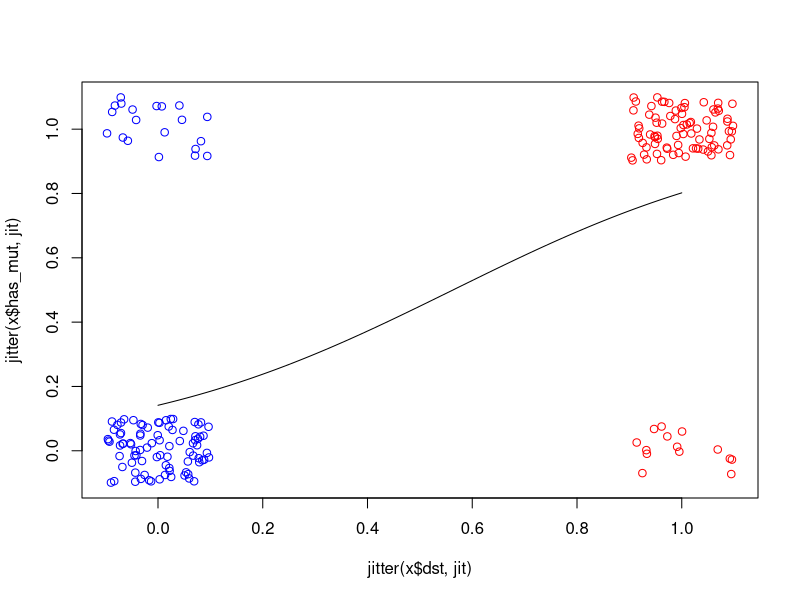

Generate this figure with R:
## ---- chunk 1
knitr::opts_chunk$set(echo = TRUE)

## ---- chunk 2

generate_data <- function(n, maj){
  n <- 100
  maj <- 0.9
  samp <- c(0, 1)
  probs <- c(maj, 1-maj)
  probs_rev <- rev(probs)
  dst_zero <- sample(samp, n, replace = T, prob = probs)
  dst_one <- sample(samp, n, replace = T, prob = probs_rev)
  mut_zero <- sample(samp, n, replace = T, prob = probs)
  mut_one <- sample(samp, n, replace = T, prob = probs_rev)
  
  x <- data.frame(dst = c(dst_zero, dst_one), has_mut = c(mut_zero, mut_one)) 
  
  lineages <- c("lin1", "lin2", "lin3", "lin4")

  lin_zero <- sample(lineages, n, replace = T)
  lin_one <- sample(lineages, n, replace = T, prob = c(maj, rep((1-maj)/3, 3)))
  
  x$lin <- c(lin_zero, lin_one)
  
  x
}


## ---- chunk 3

n <- 100
maj <- 0.9
samp <- c(0, 1)
probs <- c(maj, 1-maj)
probs_rev <- rev(probs)
dst_zero <- sample(samp, n, replace = T, prob = probs)
dst_one <- sample(samp, n, replace = T, prob = probs_rev)
mut_zero <- sample(samp, n, replace = T, prob = probs)
mut_one <- sample(samp, n, replace = T, prob = probs_rev)

x <- data.frame(dst = c(dst_zero, dst_one), has_mut = c(mut_zero, mut_one)) 

head(x, 10)
tail(x, 10)

cor(x)
## ---- chunk 4
model <- glm(formula = dst ~ has_mut, data = x, family = binomial(link = "logit"))

summary(model)

cols <- ifelse(x$dst == 1, "red", "blue")
jit <- 0.5
plot(jitter(x$dst, jit), jitter(x$has_mut, jit), col = cols)
x_dst <- seq(0, 1, 0.01)
y_has_mut <- predict(model, list(has_mut = x_dst),type="response")
lines(x_dst, y_has_mut)

## ---- chunk 5

lineages <- c("lin1", "lin2", "lin3", "lin4")

lin_zero <- sample(lineages, n, replace = T)
lin_one <- sample(lineages, n, replace = T, prob = c(maj, rep((1-maj)/3, 3)))

x$lin <- c(lin_zero, lin_one)

head(x, 10)
tail(x, 10)

## ---- chunk 6

model_2 <- glm(formula = dst ~ lin - 1, data = x, family = binomial(link = "logit"))

summary(model_2)

## ---- chunk 7

model_3 <- glm(formula = dst ~ lin + has_mut - 1, data = x,  family = binomial(link = "logit"))

summary(model_3)

## ---- chunk 8

anova(model_3, model, test='Chisq')

## ---- chunk 9

models_list <- list()
loops <- 100
for (i in 1:loops){
  data <- generate_data(n, maj)
  model_loop <- glm(formula = dst ~ lin + has_mut - 1, data = data,  family = binomial(link = "logit"))
  has_mut_coef <- summary(model_loop)$coefficients["has_mut", "Estimate"]
  has_mut_p <- summary(model_loop)$coefficients["has_mut", "Pr(>|z|)"]
  anova_test <- anova(model_loop, model, test='Chisq')  
  anova_test_p <- anova_test$`Pr(>Chi)`[2]
  models_list[[i]] <- round(c(has_mut_coef, has_mut_p, anova_test_p), 3)
}

model_df <- setNames(data.frame(do.call("rbind", models_list)), c("has_mut_coef", "has_mut_p", "model_p"))
model_df$non_sig <- ifelse(model_df$model_p > 0.05, 1, 0)
model_df_non_sig <- subset(model_df, non_sig == 1)
model_df_non_sig
nrow(model_df_non_sig)/nrow(model_df)

## ---- chunk 10

models_list <- list()
loops <- 10
for (i in 1:loops){
  data <- generate_data(n, maj)
  model_loop <- glm(formula = dst ~ lin + has_mut - 1, data = data,  family = binomial(link = "logit"))
  lin_coef <- summary(model_loop)$coefficients["linlin1", "Estimate"]
  lin_p <- summary(model_loop)$coefficients["linlin1", "Pr(>|z|)"]
  has_mut_coef <- summary(model_loop)$coefficients["has_mut", "Estimate"]
  has_mut_p <- summary(model_loop)$coefficients["has_mut", "Pr(>|z|)"]
  models_list[[i]] <- round(c(lin_coef, lin_p, has_mut_coef, has_mut_p), 3)
}

model_df <- setNames(data.frame(do.call("rbind", models_list)), c("lin_1_coef", "lin_1_p", "has_mut_coef", "has_mut_p"))
model_df

